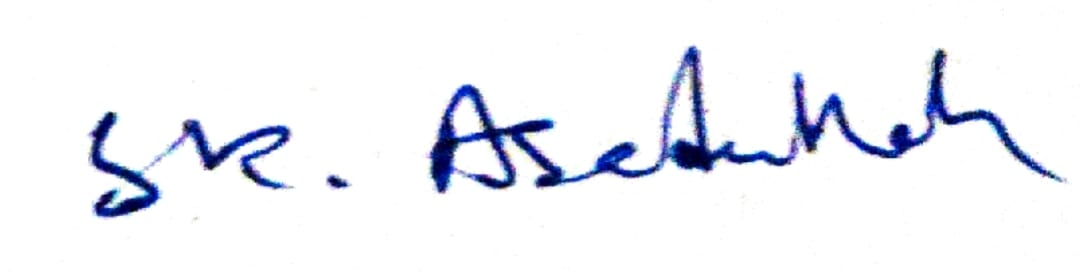
#> input picture monu/1.jpeg, 1080 x 271 px; its folder holds only this picture in this run
$ jupyter execute preprocessing.ipynb
#> lines starting #> are read from the running program, lines starting #| are printed output that depends on the picture; after the words box and inside, x2 and y2 are one past the last pixel; in counts of white or black regions, pixels touching at a corner belong together
[cell 1]
import os
import cv2
import numpy as np

IMG_SIZE = 224

def preprocess_image(img_path):
#> called with img_path = 'monu/1.jpeg'
    img = cv2.imread(img_path, cv2.IMREAD_GRAYSCALE)
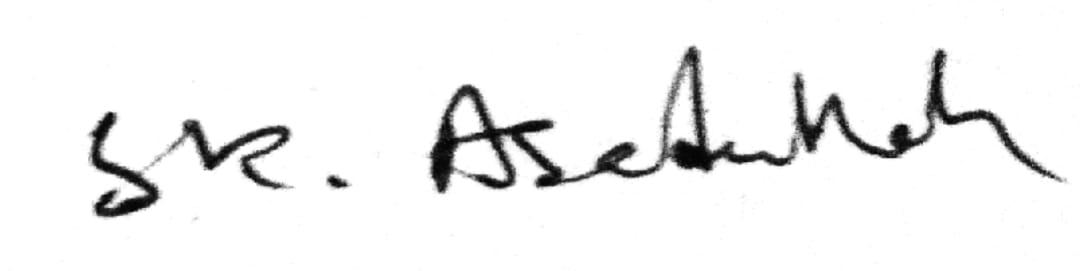
#> img: shape (271, 1080); min 0, max 255, mean 240.5
    if img is None:
        return None

    # Binarization
    _, img = cv2.threshold(
        img, 0, 255, cv2.THRESH_BINARY_INV + cv2.THRESH_OTSU
    )
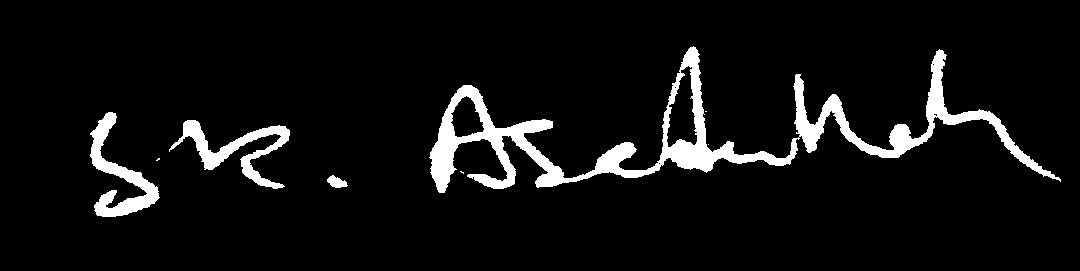
#> img: shape (271, 1080); 6.6% white; 8 white regions (4 under 20 px), largest, box (x1, y1, x2, y2) and area: (429, 46, 1061, 193) 14554, (90, 112, 160, 217) 2335, (169, 120, 290, 189) 2263, (327, 175, 348, 188) 167

    # Noise removal
    kernel = np.ones((3, 3), np.uint8)
    img = cv2.morphologyEx(img, cv2.MORPH_OPEN, kernel)
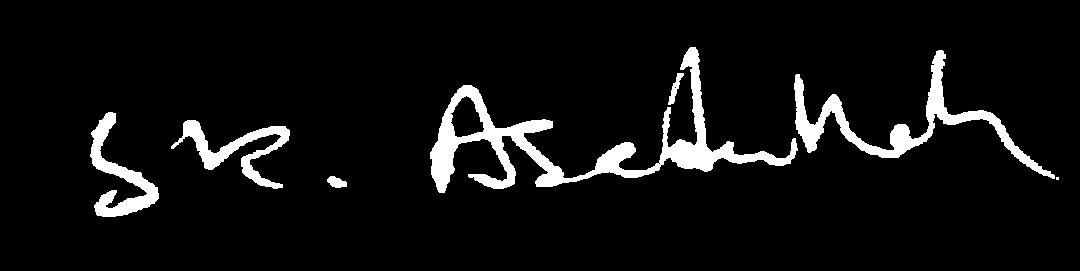
#> img: shape (271, 1080); 6.5% white; 7 white regions (1 under 20 px), largest, box (x1, y1, x2, y2) and area: (430, 47, 798, 193) 9330, (794, 50, 1055, 179) 4888, (90, 112, 159, 217) 2324, (171, 120, 290, 189) 2245, (668, 73, 684, 105) 185, (327, 176, 347, 188) 162

    # Crop signature area
    coords = cv2.findNonZero(img)
#> coords = contour of 19143 points, box (x1, y1, x2, y2) (90, 47, 1059, 217), area 26074
    if coords is None:
        return None
    x, y, w, h = cv2.boundingRect(coords)
#> x = 90; y = 47; w = 969; h = 170
    img = img[y:y+h, x:x+w]
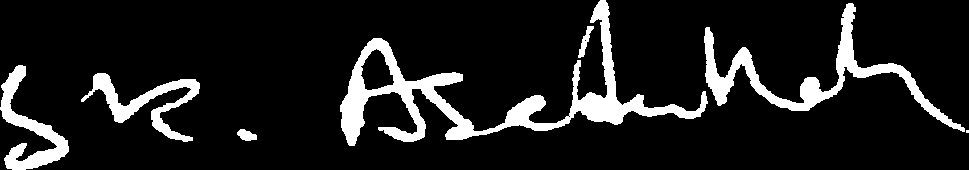
#> img: shape (170, 969); 11.6% white; 7 white regions (1 under 20 px), largest, box (x1, y1, x2, y2) and area: (340, 0, 708, 146) 9330, (704, 3, 965, 132) 4888, (0, 65, 69, 170) 2324, (81, 73, 200, 142) 2245, (578, 26, 594, 58) 185, (237, 129, 257, 141) 162

    # Resize
    img = cv2.resize(img, (IMG_SIZE, IMG_SIZE))
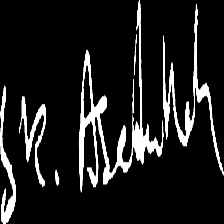
#> img: shape (224, 224); min 0, max 255, mean 29.6

    # Normalize
    img = img / 255.0

    return img

[cell 2]
# Folder path
folder_path = "monu"

processed_images = []

for filename in os.listdir(folder_path):
    img_path = os.path.join(folder_path, filename)

    # Optional: filter only image files
    if filename.lower().endswith(('.png', '.jpg', '.jpeg', '.bmp')):
        img = preprocess_image(img_path)
        if img is not None:
            processed_images.append(img)

print("Total processed images:", len(processed_images))
#| Total processed images: 1

[cell 3]
output_folder = "monu processed"
os.makedirs(output_folder, exist_ok=True)

for filename in os.listdir(folder_path):
    img_path = os.path.join(folder_path, filename)

    if filename.lower().endswith(('.png', '.jpg', '.jpeg', '.bmp')):
        img = preprocess_image(img_path)

$ run again, on monu/monu forg.jpeg
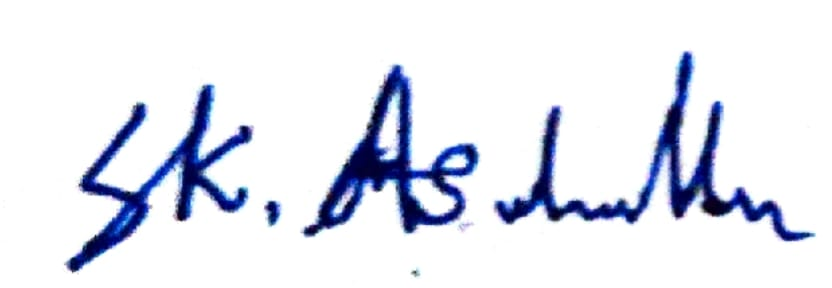
#> input picture monu/monu forg.jpeg, 832 x 288 px
#> in preprocess_image, `img = cv2.morphologyEx(img, cv2.MORPH_OPEN, kernel)`:
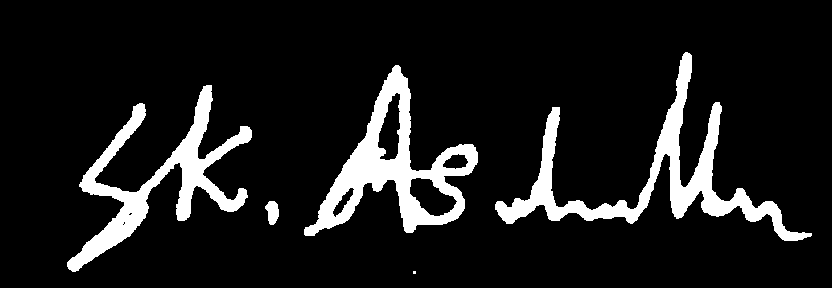
#> img: shape (288, 832); 10.8% white; 5 white regions (1 under 20 px), largest, box (x1, y1, x2, y2) and area: (495, 52, 812, 241) 9369, (304, 65, 478, 236) 8443, (67, 85, 252, 272) 7713, (265, 201, 279, 225) 238
#> coords = contour of 25772 points, box (x1, y1, x2, y2) (67, 52, 812, 274), area 32324
#> x = 67; y = 52; w = 745; h = 222
#> in preprocess_image, `img = cv2.resize(img, (IMG_SIZE, IMG_SIZE))`:
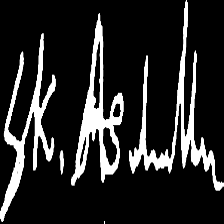
#> img: shape (224, 224); min 0, max 255, mean 39.7
#| Total processed images: 1

$ run again, on monu/2.jpeg
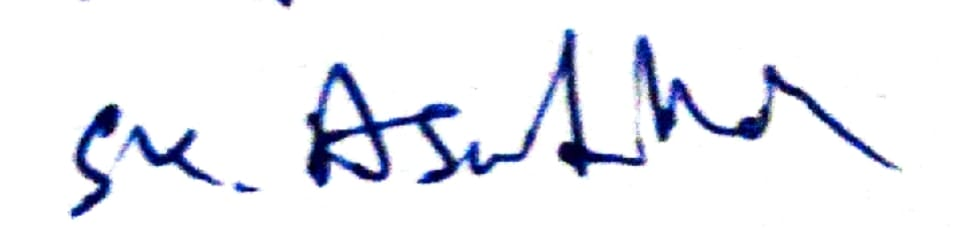
#> input picture monu/2.jpeg, 953 x 228 px
#> in preprocess_image, `img = cv2.morphologyEx(img, cv2.MORPH_OPEN, kernel)`:
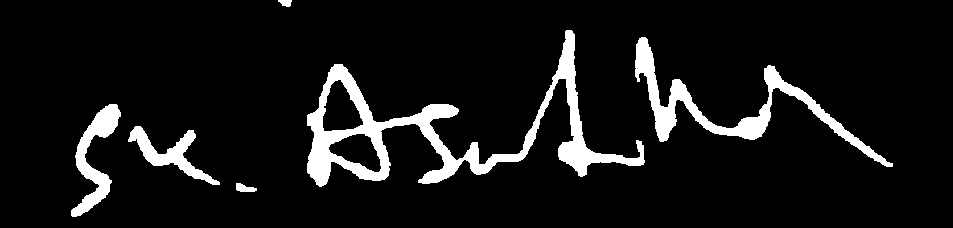
#> img: shape (228, 953); 8.4% white; 6 white regions, box (x1, y1, x2, y2) and area: (307, 30, 645, 187) 9787, (635, 37, 893, 167) 4777, (71, 104, 121, 217) 1971, (128, 126, 220, 185) 1506, (236, 183, 257, 192) 126, (278, 0, 292, 7) 71
#> coords = contour of 18238 points, box (x1, y1, x2, y2) (71, 0, 893, 217), area 54507
#> x = 71; y = 0; w = 822; h = 217
#> in preprocess_image, `img = cv2.resize(img, (IMG_SIZE, IMG_SIZE))`:
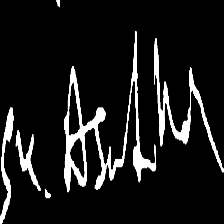
#> img: shape (224, 224); min 0, max 255, mean 26
#| Total processed images: 1
